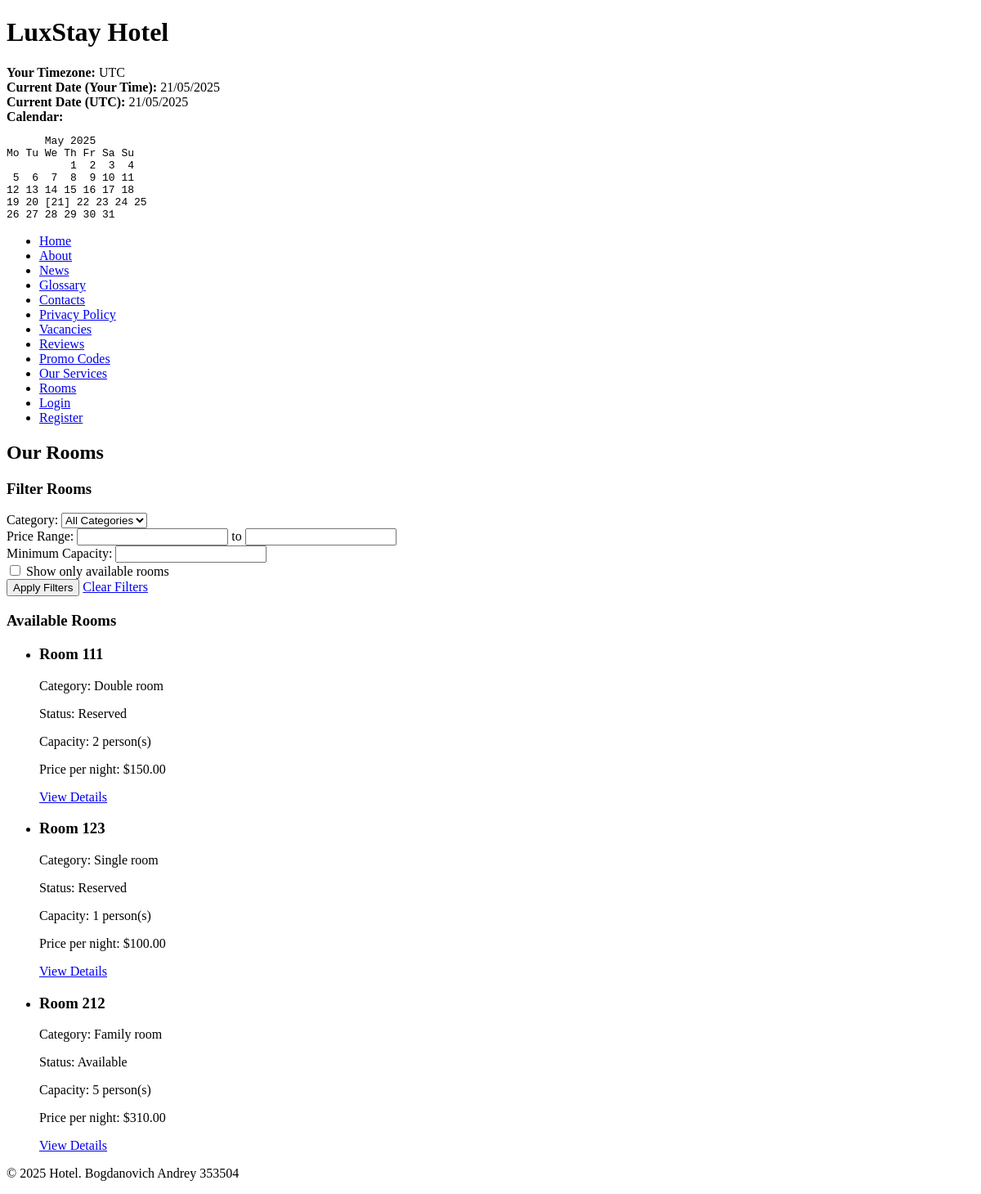
The app's page /rooms/, older data.
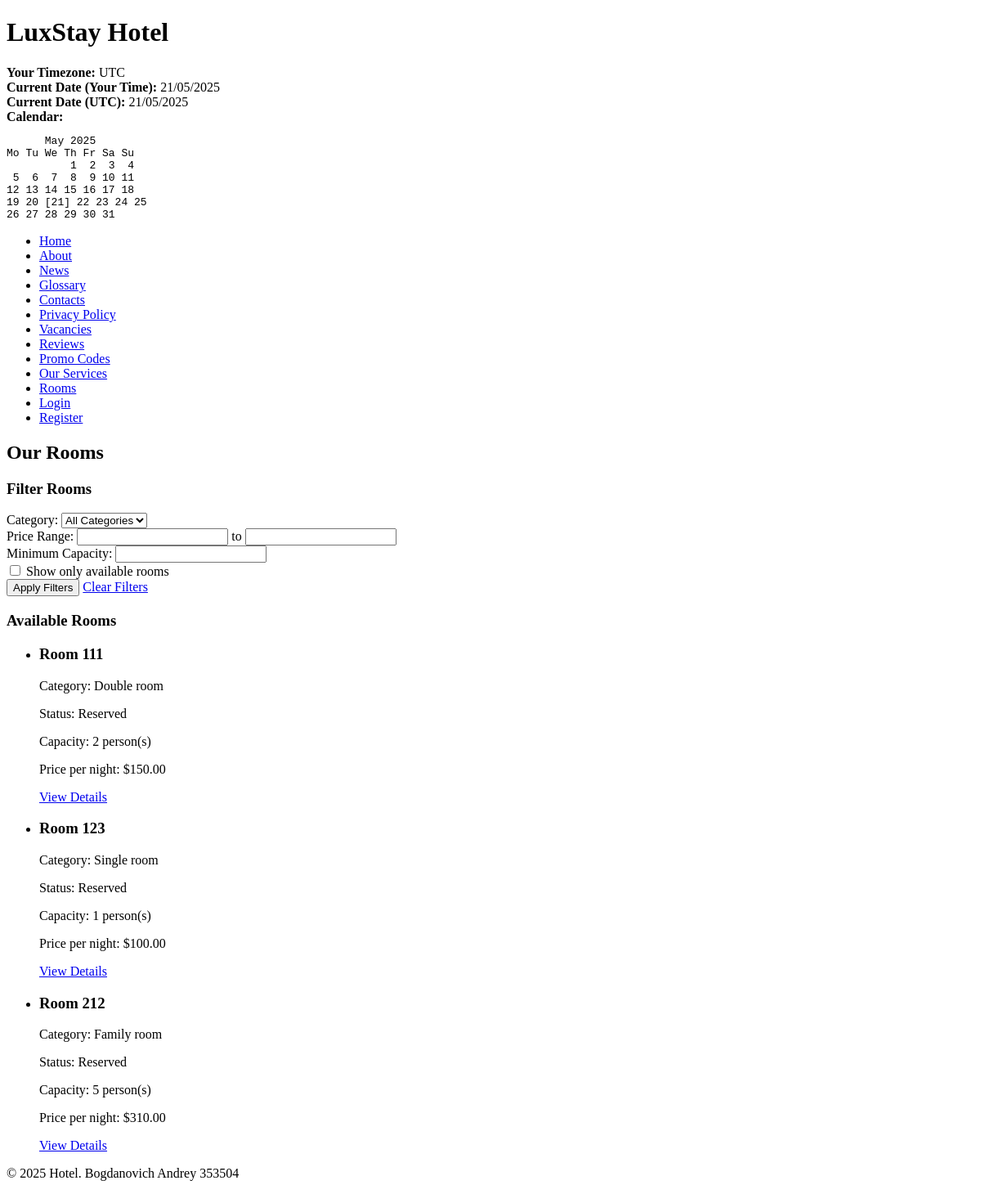
The same page, newer data.
### hotel/models.py (models this page shows, shortened)
class Room(models.Model):
    ROOM_STATUS = [
        ('available', 'Available'),
        ('occupied', 'Occupied'),
        ('maintenance', 'Under Maintenance'),
        ('reserved', 'Reserved'),
    ]
    room_number = models.CharField(max_length=10, unique=True)
    category = models.ForeignKey(RoomCategory, on_delete=models.CASCADE, related_name='rooms')
    status = models.CharField(max_length=15, choices=ROOM_STATUS, default='available')
    capacity = models.PositiveSmallIntegerField(default=1)
    description = models.TextField(blank=True, null=True)

class RoomCategory(models.Model):
    name = models.CharField(max_length=50)
    description = models.TextField()
    base_price = models.DecimalField(max_digits=10, decimal_places=2)
    amenities = models.ManyToManyField('Amenity', related_name='room_categories', blank=True)
    class Meta:
        verbose_name_plural = "Room Categories"
    def __str__(self):
        return self.name

### hotel/views.py (the view)
# urls.py: re_path(r'^rooms/$', views.RoomListView.as_view(), name='room_list'),
class RoomListView(ListView):
    model = Room
    template_name = 'hotel/room_list.html'
    context_object_name = 'rooms'
    def get_queryset(self):
        queryset = Room.objects.all()
        form = RoomFilterForm(self.request.GET)
        if form.is_valid():
            if form.cleaned_data.get('category'):
                queryset = queryset.filter(category=form.cleaned_data['category'])
            if form.cleaned_data.get('min_price'):
                queryset = queryset.filter(category__base_price__gte=form.cleaned_data['min_price'])
            if form.cleaned_data.get('max_price'):
                queryset = queryset.filter(category__base_price__lte=form.cleaned_data['max_price'])
            if form.cleaned_data.get('capacity'):
                queryset = queryset.filter(capacity__gte=form.cleaned_data['capacity'])
            if form.cleaned_data.get('available_only'):
                queryset = queryset.filter(status='available')
        return queryset.order_by('room_number')
    def get_context_data(self, **kwargs):
        context = super().get_context_data(**kwargs)
        context['categories'] = RoomCategory.objects.all()
        context['is_staff'] = self.request.user.is_staff or self.request.user.is_superuser
        context['filter_form'] = RoomFilterForm(self.request.GET)
        context['min_room_price'] = RoomCategory.objects.aggregate(Min('base_price'))['base_price__min'] or 0
        context['max_room_price'] = RoomCategory.objects.aggregate(Max('base_price'))['base_price__max'] or 1000
        return context

### hotel/forms.py
class RoomFilterForm(forms.Form):
    category = forms.ModelChoiceField(
        queryset=RoomCategory.objects.all(),
        required=False,
        empty_label="All Categories"
    )
    min_price = forms.DecimalField(
        required=False,
        min_value=0,
        label="Minimum Price"
    )
    max_price = forms.DecimalField(
        required=False,
        min_value=0,
        label="Maximum Price"
    )
    capacity = forms.IntegerField(
        required=False,
        min_value=1,
        label="Minimum Capacity"
    )
    available_only = forms.BooleanField(
        required=False,
        initial=True,
        label="Show only available rooms"
    )

### hotel/templates/hotel/room_list.html (shortened to what this page needs)
{% extends "hotel/base.html" %}
{% block content %}
    <h2>Our Rooms</h2>
    <div class="filter-container">
        <h3>Filter Rooms</h3>
        <form method="get" action="{% url 'hotel:room_list' %}">
            <div class="form-group">
                <label for="id_category">Category:</label>
                {{ filter_form.category }}
            </div>
            <div class="form-group">
                <label for="id_min_price">Price Range:</label>
                {{ filter_form.min_price }} to {{ filter_form.max_price }}
            </div>
            <div class="form-group">
                <label for="id_capacity">Minimum Capacity:</label>
                {{ filter_form.capacity }}
            </div>
            <div class="form-group">
                {{ filter_form.available_only }}
                <label for="id_available_only">Show only available rooms</label>
            </div>
            <button type="submit">Apply Filters</button>
            <a href="{% url 'hotel:room_list' %}">Clear Filters</a>
        </form>
    </div>
    {% if rooms %}
        <div class="room-list">
            <h3>Available Rooms</h3>
            <ul>
                {% for room in rooms %}
                    <li>
                        <h3>Room {{ room.room_number }}</h3>
                        <p>Category: {{ room.category.name }}</p>
                        <p>Status: {{ room.get_status_display }}</p>
                        <p>Capacity: {{ room.capacity }} person(s)</p>
                        <p>Price per night: ${{ room.category.base_price }}</p>
                        <div>
                            <a href="{% url 'hotel:room_detail' room.pk %}">View Details</a>
                        </div>
                    </li>
                {% endfor %}
            </ul>
        </div>
    {% else %}
        <p>No rooms match your filter criteria.</p>
    {% endif %}
{% endblock %}

Row changes from the older to the newer data that the page shows:
changed Room "Family room": status "Available" → "Reserved"
